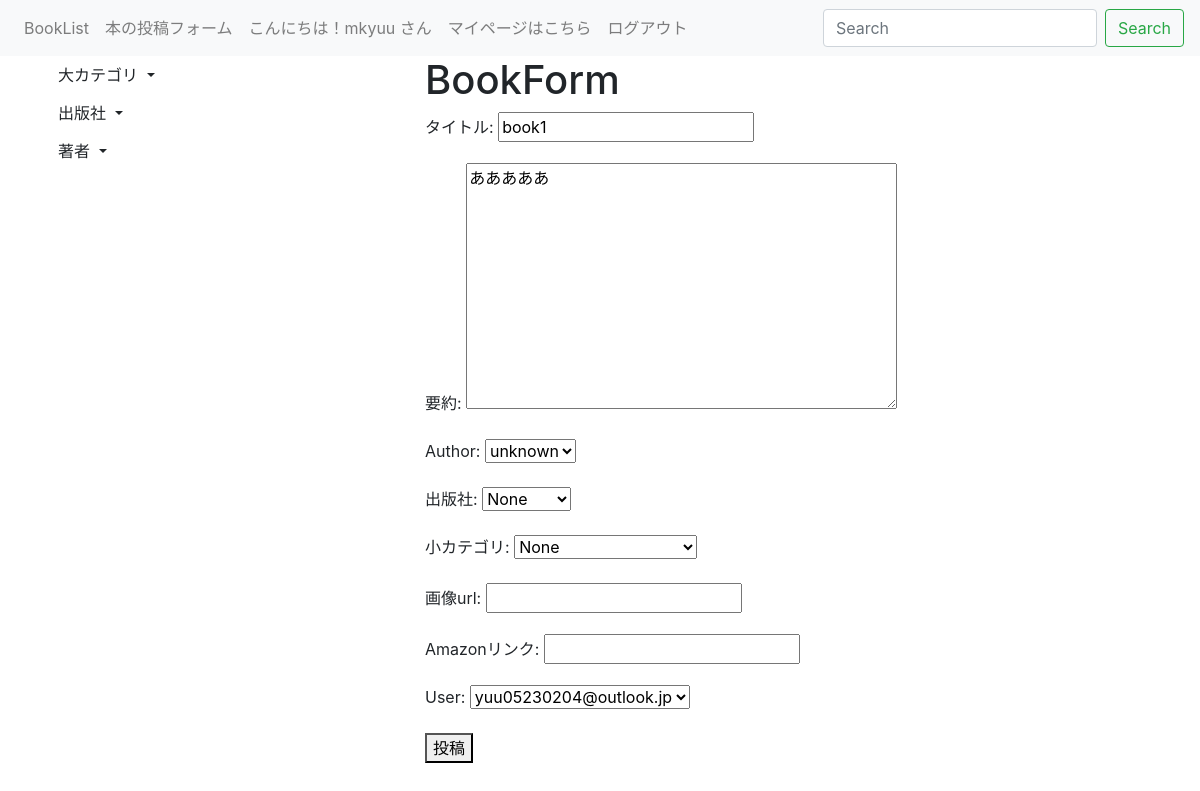
Page /book/4/update/ (signed in) on the committed database.
### accounts/models.py (models this page shows, shortened)
class User(AbstractBaseUser, PermissionsMixin):
    email = models.EmailField(_('email address'), unique=True)
    name = models.CharField('username', max_length=30,validators=[MinLengthValidator(3)])
    profile = models.TextField('profile',blank=True)
    is_staff = models.BooleanField(
        _('staff status'),
        default=False,
        help_text=_(
            'Designates whether the user can log into this admin site.'),
    )
    is_active = models.BooleanField(
        _('active'),
        default=True,
        help_text=_(
            'Designates whether this user should be treated as active. '
            'Unselect this instead of deleting accounts.'
        ),
    )
    date_joined = models.DateTimeField(_('date joined'), default=timezone.now)
    objects = UserManager()
    EMAIL_FIELD = 'email'
    USERNAME_FIELD = 'email'
    REQUIRED_FIELDS = []
    class Meta:
        verbose_name = _('user')
        verbose_name_plural = _('users')
    @property
    def username(self):
        """username属性のゲッター

        他アプリケーションが、username属性にアクセスした場合に備えて定義
        メールアドレスを返す
        """
        return self.email

### book_summary/models.py (models this page shows, shortened)
class Book(models.Model):
    user = models.ForeignKey(get_user_model(),on_delete=models.SET_NULL,null=True)
    title = models.CharField('タイトル',max_length=100)
    summary = models.TextField('要約')
    img = models.URLField('画像url',blank=True)
    link = models.URLField('Amazonリンク',blank=True)
    published_date = models.DateTimeField('公開日',auto_now=True)
    category = models.ForeignKey(Category,on_delete=models.SET_DEFAULT,default=set_default_category,blank=True,null=True,verbose_name='小カテゴリ')
    publisher = models.ForeignKey(Publisher,on_delete=models.SET_DEFAULT,default=set_default_publisher,blank=True,verbose_name='出版社')
    author = models.ForeignKey(Author,on_delete=models.SET_DEFAULT,default=set_default_author,blank=True)

### book_summary/views.py (the view, shortened to what this page needs)
# urls.py: path('book/<int:pk>/update/',views.BookUpdateView.as_view(),name='book_update'),
class BookUpdateView(LoginRequiredMixin,generic.UpdateView):
    model = Book
    form_class = BookCreateForm
    template_name = 'book_summary/book_form.html'

### book_summary/forms.py
class BookCreateForm(forms.ModelForm):
    class Meta:
        model = Book
        fields = ('title','summary','author','publisher','category','img','link','user')

### book_summary/context_processors.py (called while the page is built)
def common(request):
    context = {
        'topcategory_list':TopCategory.objects.all(),
        'publisher_list':Publisher.objects.all(),
        'author_list':Author.objects.all(),
    }
    return context

### book_summary/models.py (called while the page is built)
    def __str__(self):
        return self.name

    def __str__(self):
        return self.name

    def __str__(self):
        return self.name

    def __str__(self):
        return self.name

### book_summary/templates/book_summary/book_form.html (shortened to what this page needs)
{% extends 'base.html' %}
{% block content %}
<h1>BookForm</h1>
<form action="" method="POST">
    {{form.as_p}}
    <button type="submit">投稿</button>
</form>
{% endblock %}

### book_summary/templates/base.html (shortened to what this page needs)
<!doctype html>
<html lang="ja">
  <head>
    <link rel="stylesheet" href="https://maxcdn.bootstrapcdn.com/bootstrap/4.3.1/css/bootstrap.min.css">
  </head>
  <body>
        <nav class="navbar navbar-expand-lg navbar-light bg-light">
                <div class="collapse navbar-collapse" id="navbarSupportedContent">
                  <ul class="navbar-nav mr-auto">
                    <li class="nav-item">
                      <a class="nav-link" href="{% url 'book_summary:book_list' %}">BookList</a>
                    </li>
                    {% if user.is_authenticated %}
                    <li class="nav-item">
                      <a class="nav-link" href="{% url 'book_summary:book_add' %}">本の投稿フォーム</a>
                    </li>
                    <li class="nav-item">
                      <a class="nav-link" href="{% url 'accounts:user_detail' user.pk %}">こんにちは！{{user.name}} さん　マイページはこちら</a>
                    </li>
                    <li class="nav-item">
                      <a class="nav-link" href="{% url 'accounts:logout' %}">ログアウト</a>
                    </li>
                    {% endif %}
                  </ul>
                  <form class="form-inline my-2 my-lg-0" method="GET" action="{% url 'book_summary:book_list' %}">
                    <input class="form-control mr-sm-2" type="text" placeholder="Search" aria-label="Search" name="keyword">
                    <button class="btn btn-outline-success my-2 my-sm-0" type="submit">Search</button>
                  </form>
                </div>
              </nav>
      <div class="container">
        <div class="row">
          <div class="col-md-4">
              <div class="dropdown">
                  <button class="btn btn-default dropdown-toggle" type="button" data-toggle="dropdown">
                    大カテゴリ
                  </button>
              </div>
              <div class="dropdown">
                  <button class="btn btn-default dropdown-toggle" type="button" data-toggle="dropdown">
                    出版社
                  </button>
              </div>
              <div class="dropdown">
                  <button class="btn btn-default dropdown-toggle" type="button" data-toggle="dropdown">
                    著者
                  </button>
              </div>
          </div>
          <div class="col-md-8">
            {% block content %}
            {% endblock %}
          </div>
        </div>
      </div>
  </body>
</html>

### rows in the picture
User: name "mkyuu"
Book: title "book1", summary "あああああ", author "unknown", publisher "None", category "None", user "yuu05230204@outlook.jp"
